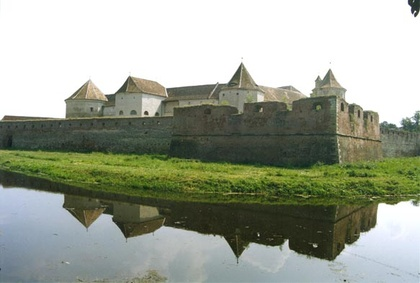
%> input picture IMM/tp2/tp2_donnees/test_MS.jpg, 420 x 283 px, shrunk from 583 x 393 before the run
$ octave tp2.m   (GNU Octave 9; MATLAB toolbox functions it lacks are replaced by stand-ins)
%> lines starting %> are read from the running program, lines starting %| are printed output that depends on the picture
### IMM/tp2/tp2_donnees/rgb2luv.m
function luvim = rgb2luv(im)

if size(im,3) ~= 3
    error('im must have three color channels');
end
if ~isa(im,'float')
    im = im2single(im);
end
if (max(im(:)) > 1)
    im = im./255;
end

XYZ = [.4125 .3576 .1804; .2125 .7154 .0721; .0193 .1192 .9502];
Yn = 1.0;
Lt = .008856;
Up = 0.19784977571475;
Vp = 0.46834507665248;
imsiz = size(im);
%> imsiz = [283 420 3]
im = permute(im,[3 1 2]);
im = reshape(im,[3 prod(imsiz(1:2))]);
xyz = reshape((XYZ*im)',imsiz);
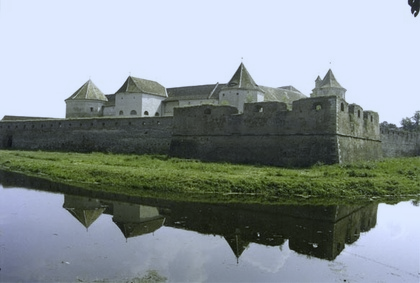
%> xyz: size 283x420x3 double; mean R, G, B 0.591, 0.633, 0.645; drawn with min black and max white
x = xyz(:,:,1);
y = xyz(:,:,2);
z = xyz(:,:,3);

l0 = y./Yn;
l = l0;
l(l0>Lt) = 116.*(l0(l0>Lt).^(1/3)) - 16;
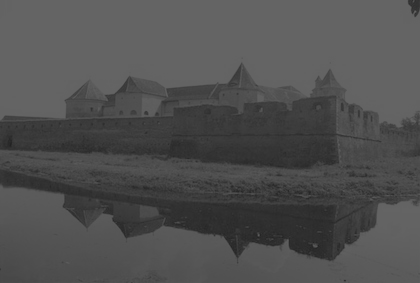
%> l: size 283x420 double; min 34.43, max 100, mean 80.3
l(l0<=Lt) = 903.3*l0(l0<=Lt);
c = x + 15*y + 3 * z;
u = 4*ones(imsiz(1:2),class(im));
v = (9/15)*ones(imsiz(1:2),class(im));
u(c~=0) = 4*x(c~=0)./c(c~=0);
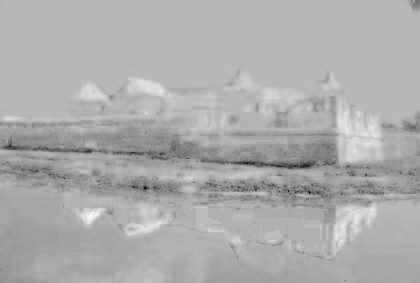
%> u: size 283x420 double; min 0.16, max 0.212, mean 0.196; drawn with min black and max white
v(c~=0) = 9*y(c~=0)./c(c~=0);
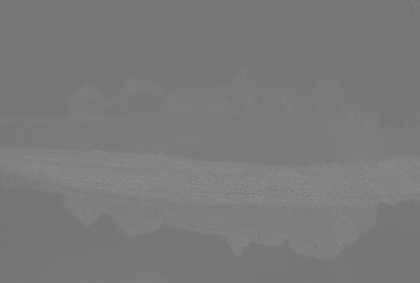
%> v: size 283x420 double; min 0.444, max 0.558, mean 0.48

u = 13*l.*(u-Up);
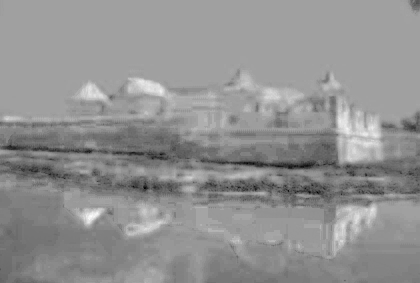
%> u: size 283x420 double; min -20.59, max 12.03, mean -1.9; drawn with min black and max white
v = 13*l.*(v-Vp);
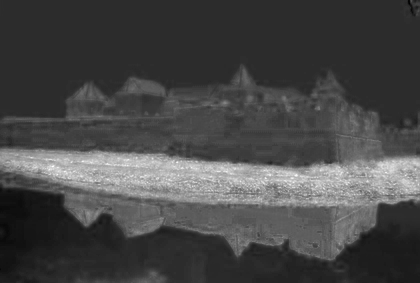
%> v: size 283x420 double; min -15.67, max 73.62, mean 9.5; drawn with min black and max white

luvim = cat(3,l,u,v);
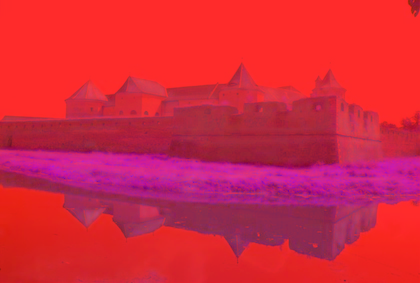
%> luvim: size 283x420x3 double; mean R, G, B 80.3, -1.9, 9.5; drawn with min black and max white

### IMM/tp2/tp2_donnees/MeanShift.m
function [Seg means] = MeanShift(X,bandwidth)
%> called with bandwidth = 20
% X est le nuage de points � segmenter, de taille n*d
% X(i,:) est le i-i�me point (en dimension d)
% bandwidth est le param�tre d'�chelle (R dans l'�nonc�)

stopThresh = 1e-3*bandwidth;  %Seuil pour d�cider que la moyenne a converg�

nbPts = size(X,1); %nombre de points du nuage
%> nbPts = 118860

Seg = zeros(nbPts,1); %r�sultat de la segmentation


nClust = 0; %nombre de clusters
means = []; %means sera le vecteur contenant les points limite (de convergence) de chaque cluster

% Tant qu'il reste des points qui n'ont pas �t� visit�
while(sum(Seg~=0)<nbPts)
    disp(['nb de points restants=' num2str(nbPts-sum(Seg~=0)) ' nbClust=' num2str(nClust)]);

    %A FAIRE : choisir un point qui n'a pas encore �t� visit�
    %          on obtient donc un indice ind_init
    indice = find(Seg==0);
    i = randi(numel(indice));
    ind_init = indice(i);

    %on initialise les moyennes (x_i et x_{i-1} dans l'�nonc�)
    mean_actu = X(ind_init,:);
    mean_old = mean_actu+1;

    %si la moyenne ne bouge plus suffisamment on arrete pour ce cluster
    while(norm(mean_actu-mean_old)>stopThresh)
        mean_old = mean_actu;

        %A FAIRE : selectionner tous les "voisins" de mean_actu
        %          mettre � jour mean_actu
        %          mettre � jour Seg
        idx=rangesearch(X,mean_actu,bandwidth);
        res=idx{1};
        mean_actu = mean(X(res,:),1);
        Seg(res)=nClust+1;
    end
    % on a converg� vers mean_actu

    mergeWith = 0;

    %on parcourt le vecteur means pour savoir s'il contient un vecteur
    %proche de mean_actu
    for cN = 1:nClust
        distToOther = norm(mean_actu-means(cN,:));   %distance entre l'eventuel nouveau cluster et le cN-i�me d�j� existant
        if distToOther < bandwidth/2                 % si la distance est < bandwidth/2 on veut fusionner le nouveau et l'ancien
            mergeWith = cN;
            break;
        end
    end


    if (mergeWith>0) %on a trouv� un cluster pr�c�dent proche de mean_actu
        % A FAIRE : modifier Seg et means en cons�quence
        Seg(Seg==nClust+1)=mergeWith;
        means(mergeWith,:)=(mean_actu+means(mergeWith,:))/2;
    else
        % A FAIRE : mettre � jour means et nClust
        nClust=nClust+1;
        means(nClust,:)=mean_actu;
    end
end

### IMM/tp2/tp2_donnees/tp2.m
%%% Cerveau ndg %%%
% [12 lines of commented-out code are left out]


%%% Couleur %%%
I=double(imread('test_MS.jpg'));
Iluv=rgb2luv(I);
L=Iluv(:,:,1);
U=Iluv(:,:,2);
V=Iluv(:,:,3);
x=[L(:) U(:) V(:)];

bandwidth = 20;

%> (the run ends here)
